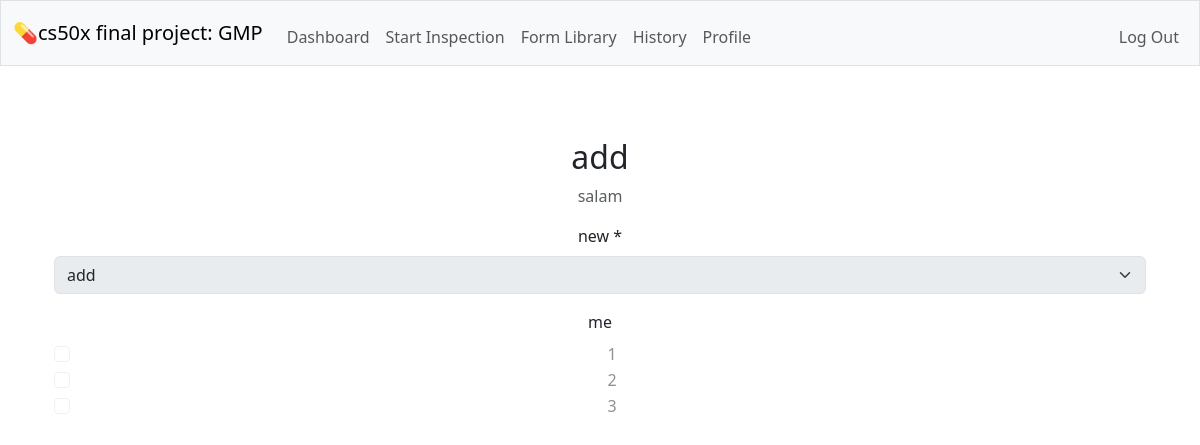
The app's page /forms_show/13/preview (signed in) with its own data.
### tables this page shows
CREATE TABLE forms (id INTEGER PRIMARY KEY AUTOINCREMENT NOT NULL, name TEXT NOT NULL UNIQUE, description TEXT NOT NULL, created_by INTEGER NOT NULL, FOREIGN KEY (created_by) REFERENCES users(id) );

CREATE TABLE form_fields (id INTEGER PRIMARY KEY AUTOINCREMENT NOT NULL, form_id INTEGER NOT NULL, label TEXT NOT NULL, field_type TEXT NOT NULL,  options TEXT, required BOOLEAN NOT NULL DEFAULT 1, display_order INTEGER DEFAULT 0,  FOREIGN KEY (form_id) REFERENCES forms(id) );

### app.py (the view)
@app.route("/forms_show/<int:form_id>/preview")
@login_required
def preview_form(form_id):
    form = db.execute("SELECT * FROM forms WHERE id = ?", form_id)
    fields = db.execute("SELECT * FROM form_fields WHERE form_id = ? ORDER BY display_order", form_id)
    if not form:
        return apology("Form not found", 404)
    return render_template("form_preview.html", form=form[0], fields=fields)

### helpers.py (called while the page is built)
def login_required(f):
    @wraps(f)
    def decorated_function(*args, **kwargs):
        if session.get("user_id") is None:
            return redirect("/login")
        return f(*args, **kwargs)
    return decorated_function

### templates/form_preview.html (shortened to what this page needs)
{% extends "layout.html" %}
{% block main %}
<div class="container mt-4">
    <h2>{{ form.name }}</h2>
    <p class="text-muted">{{ form.description }}</p>
    <form>
        {% for field in fields %}
            <div class="mb-3">
                <label class="form-label">{{ field.label }}{% if field.required == 1 %} *{% endif %}</label>
                {% if field.field_type == 'text' %}
                    <input type="text" class="form-control" disabled>
                {% elif field.field_type == 'textarea' %}
                    <textarea class="form-control" rows="3" disabled></textarea>
                {% elif field.field_type == 'number' %}
                    <input type="number" class="form-control" disabled>
                {% elif field.field_type == 'date' %}
                    <input type="date" class="form-control" disabled>
                {% elif field.field_type == 'datetime' %}
                    <input type="datetime-local" class="form-control" disabled>
                {% elif field.field_type == 'checkbox' %}
                    {% for option in field.options.split(',') %}
                        <div class="form-check">
                            <input class="form-check-input" type="checkbox" disabled>
                            <label class="form-check-label">{{ option.strip() }}</label>
                        </div>
                    {% endfor %}
                {% elif field.field_type == 'dropdown' %}
                    <select class="form-select" name="{{ field.label }}" disabled>
                        {% for option in field.options.split(',') %}
                            {% set opt = option.strip() %}
                            <option value="{{ opt }}">{{ opt }}</option>
                        {% endfor %}
                    </select>
                {% endif %}
            </div>
        {% endfor %}
    </form>
</div>
{% endblock %}

### records on screen
forms: name "add", description "salam"
form_fields: label "new", new "add"
form_fields: label "me", strip "1" "2" "3"
